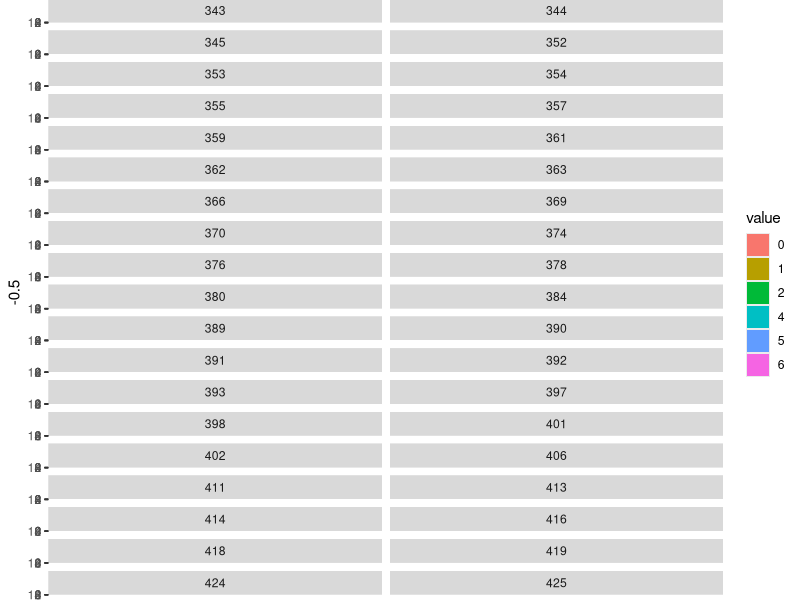

The R script that drew this image: (Note: this script raises an error after producing the figure.)
## ---- chunk 1
library(lattice)
library(ggplot2)
library(reshape2)
haunches <- read.csv("Examples/Example_2_Data/Haunches.csv", header=FALSE)
names(haunches) <- c("bent", "currentRepair", "differentStates","haunch", "haunchid", "id", "inRepairSet", "inspected",  "itemsComplete", "span", "specifiedRepair", "Stage")

haunchesInRepairs <- haunches[haunches$inRepairSet == 1,]
## ---- chunk 2
repairStagesMelt <- melt(haunchesInRepairs[,c("bent", "Stage", "currentRepair")], id.vars=c("bent", "currentRepair"))
repairStagesMelt$value <- as.factor(repairStagesMelt$value)

## ---- chunk 3
ggplot(repairStagesMelt, aes(x=currentRepair, fill=value)) + geom_bar() + geom_text(aes(y=-0.5, label = currentRepair)) + facet_wrap(~bent, ncol = 2)
## ---- chunk 4
#names(septaRepairs)
histogram(~currentRepair|factor(bent), layout=c(2,52), data = haunches[with(haunches, order(-bent)),], labels=TRUE, type="count")


## ---- chunk 5
ggplot(data=haunchesInRepairs, aes(x=currentRepair, fill=currentRepair)) + geom_histogram() + geom_text(aes(y=-0.5, label=currentRepair)) + stat_bin(binwidth=1, geom="text", aes(label=..count..), vjust=-0.5) + facet_wrap(~bent, ncol=2)
## ---- chunk 6

library(scales)
haunchesMelt <- melt(haunchesInRepairs[,c("bent", "Stage")], id.vars="bent")
head(haunchesMelt,10)
str(haunchesMelt)
haunchesMelt$value <- as.factor(haunchesMelt$value)
str(haunchesMelt)
